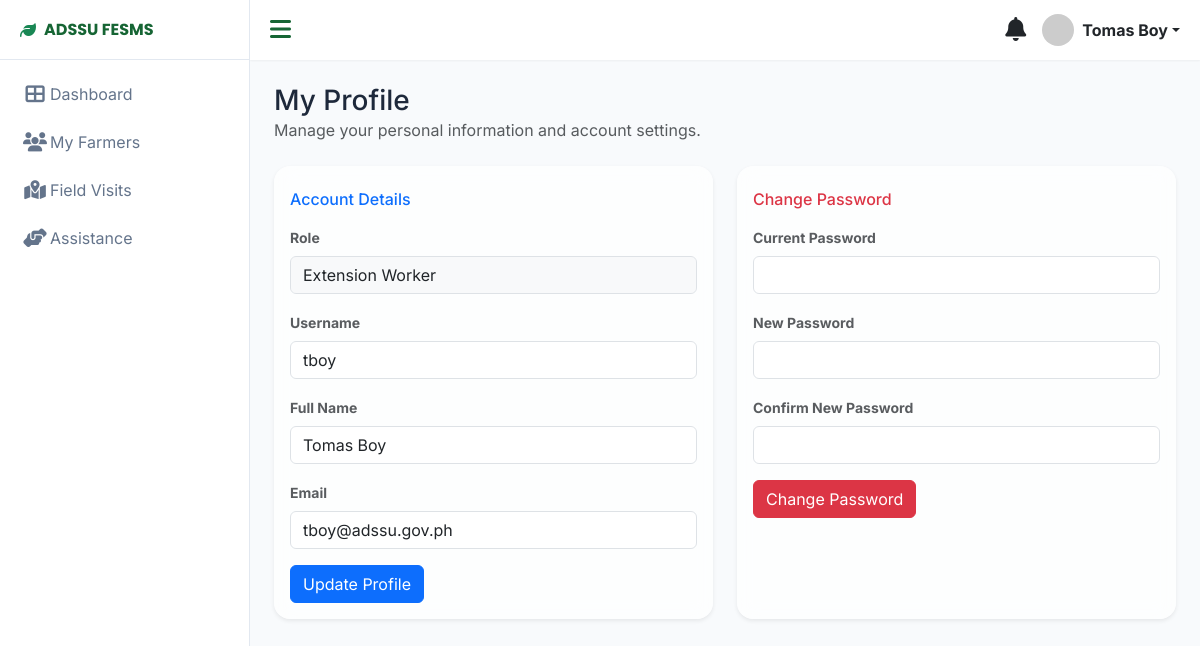
The app's page /profile.php (signed in) with its own data.
### tables this page shows
CREATE TABLE IF NOT EXISTS users (
    id INT AUTO_INCREMENT PRIMARY KEY,
    username VARCHAR(50) NOT NULL UNIQUE,
    password VARCHAR(255) NOT NULL,
    full_name VARCHAR(100) NOT NULL,
    role ENUM('admin', 'extension_worker', 'farmer') NOT NULL,
    email VARCHAR(100) NULL,
    status ENUM('active', 'inactive') DEFAULT 'active',
    created_at TIMESTAMP DEFAULT CURRENT_TIMESTAMP,
    updated_at TIMESTAMP DEFAULT CURRENT_TIMESTAMP ON UPDATE CURRENT_TIMESTAMP
);

### profile.php (the view, shortened to what this page needs)
<?php
$db = new Database();
$pdo = $db->getConnection();
$user_id = $_SESSION['user_id'];
$stmt = $pdo->prepare("SELECT username, full_name, role, email FROM users WHERE id = ?");
$stmt->execute([$user_id]);
$user = $stmt->fetch(PDO::FETCH_ASSOC);
require_once 'includes/header.php';
require_once 'includes/sidebar.php';
?>
<div class="content-header mb-4">
    <h2 class="h3 mb-0 text-gray-800">My Profile</h2>
    <p class="text-muted">Manage your personal information and account settings.</p>
</div>
<div class="row">
    <div class="col-md-6 mb-4">
        <div class="card shadow-sm border-0 glass-card h-100">
            <div class="card-header bg-transparent border-0 pt-4 pb-0">
                <h6 class="m-0 font-weight-bold text-primary">Account Details</h6>
            </div>
            <div class="card-body">
                <form id="profileForm">
                    <div class="mb-3">
                        <label class="form-label text-muted small fw-bold">Role</label>
                        <input type="text" class="form-control bg-light text-capitalize" value="<?= str_replace('_', ' ', $user['role']) ?>" readonly>
                    </div>
                    <div class="mb-3">
                        <label for="username" class="form-label text-muted small fw-bold">Username</label>
                        <input type="text" class="form-control" id="username" name="username" value="<?= htmlspecialchars($user['username']) ?>" required>
                    </div>
                    <div class="mb-3">
                        <label for="full_name" class="form-label text-muted small fw-bold">Full Name</label>
                        <input type="text" class="form-control" id="full_name" name="full_name" value="<?= htmlspecialchars($user['full_name']) ?>" required>
                    </div>
                    <div class="mb-3">
                        <label for="email" class="form-label text-muted small fw-bold">Email</label>
                        <input type="email" class="form-control" id="email" name="email" value="<?= htmlspecialchars($user['email'] ?? '') ?>">
                    </div>
                    <button type="submit" class="btn btn-primary">Update Profile</button>
                </form>
            </div>
        </div>
    </div>
    <div class="col-md-6 mb-4">
        <div class="card shadow-sm border-0 glass-card h-100">
            <div class="card-header bg-transparent border-0 pt-4 pb-0">
                <h6 class="m-0 font-weight-bold text-danger">Change Password</h6>
            </div>
            <div class="card-body">
                <form id="passwordForm">
                    <div class="mb-3">
                        <label for="current_password" class="form-label text-muted small fw-bold">Current Password</label>
                        <input type="password" class="form-control" id="current_password" name="current_password" required>
                    </div>
                    <div class="mb-3">
                        <label for="new_password" class="form-label text-muted small fw-bold">New Password</label>
                        <input type="password" class="form-control" id="new_password" name="new_password" required minlength="6">
                    </div>
                    <div class="mb-3">
                        <label for="confirm_password" class="form-label text-muted small fw-bold">Confirm New Password</label>
                        <input type="password" class="form-control" id="confirm_password" name="confirm_password" required minlength="6">
                    </div>
                    <button type="submit" class="btn btn-danger">Change Password</button>
                </form>
            </div>
        </div>
    </div>
</div>
<?php require_once 'includes/footer.php'; ?>

### assets/css/style.css (style rules this page uses)
:root { --primary-green: #22C55E; --dark-green: #166534; --light-bg: #F8FAFC; --text-main: #1e293b; --sidebar-width: 250px; --sidebar-collapsed-width: 70px; }
body { font-family: 'Inter', sans-serif; background-color: var(--light-bg); color: var(--text-main); overflow-x: hidden; }
.glass-card { background: rgba(255, 255, 255, 0.7); backdrop-filter: blur(10px); border: 1px solid rgba(255, 255, 255, 0.5); border-radius: 1rem; box-shadow: 0 4px 6px -1px rgba(0, 0, 0, 0.05), 0 2px 4px -1px rgba(0, 0, 0, 0.03); transition: transform 0.3s ease, box-shadow 0.3s ease; }

### records on screen
users: role "extension worker", username "tboy", full_name "Tomas Boy", email "tboy@adssu.gov.ph"

### other values on screen
$_SESSION['full_name'] "Tomas Boy"
